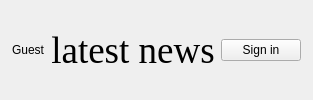
            <widget class="QFrame" name="frame_6">
             <property name="frameShape">
              <enum>QFrame::NoFrame</enum>
             </property>
             <property name="frameShadow">
              <enum>QFrame::Raised</enum>
             </property>
             <layout class="QHBoxLayout" name="horizontalLayout">
              <property name="leftMargin">
               <number>12</number>
              </property>
              <property name="topMargin">
               <number>0</number>
              </property>
              <property name="rightMargin">
               <number>12</number>
              </property>
              <property name="bottomMargin">
               <number>0</number>
              </property>
              <item>
               <widget class="QLabel" name="name_label">
                <property name="sizePolicy">
                 <sizepolicy hsizetype="Fixed" vsizetype="Fixed">
                  <horstretch>0</horstretch>
                  <verstretch>0</verstretch>
                 </sizepolicy>
                </property>
                <property name="text">
                 <string>Guest</string>
                </property>
               </widget>
              </item>
              <item>
               <widget class="QLabel" name="latest_news_header">
                <property name="font">
                 <font>
                  <family>Times New Roman</family>
                  <pointsize>28</pointsize>
                 </font>
                </property>
                <property name="text">
                 <string>latest news</string>
                </property>
                <property name="alignment">
                 <set>Qt::AlignCenter</set>
                </property>
                <property name="wordWrap">
                 <bool>true</bool>
                </property>
               </widget>
              </item>
              <item>
               <widget class="QPushButton" name="signIn_button">
                <property name="sizePolicy">
                 <sizepolicy hsizetype="Fixed" vsizetype="Fixed">
                  <horstretch>0</horstretch>
                  <verstretch>0</verstretch>
                 </sizepolicy>
                </property>
                <property name="text">
                 <string>Sign in</string>
                </property>
               </widget>
              </item>
             </layout>
            </widget>
